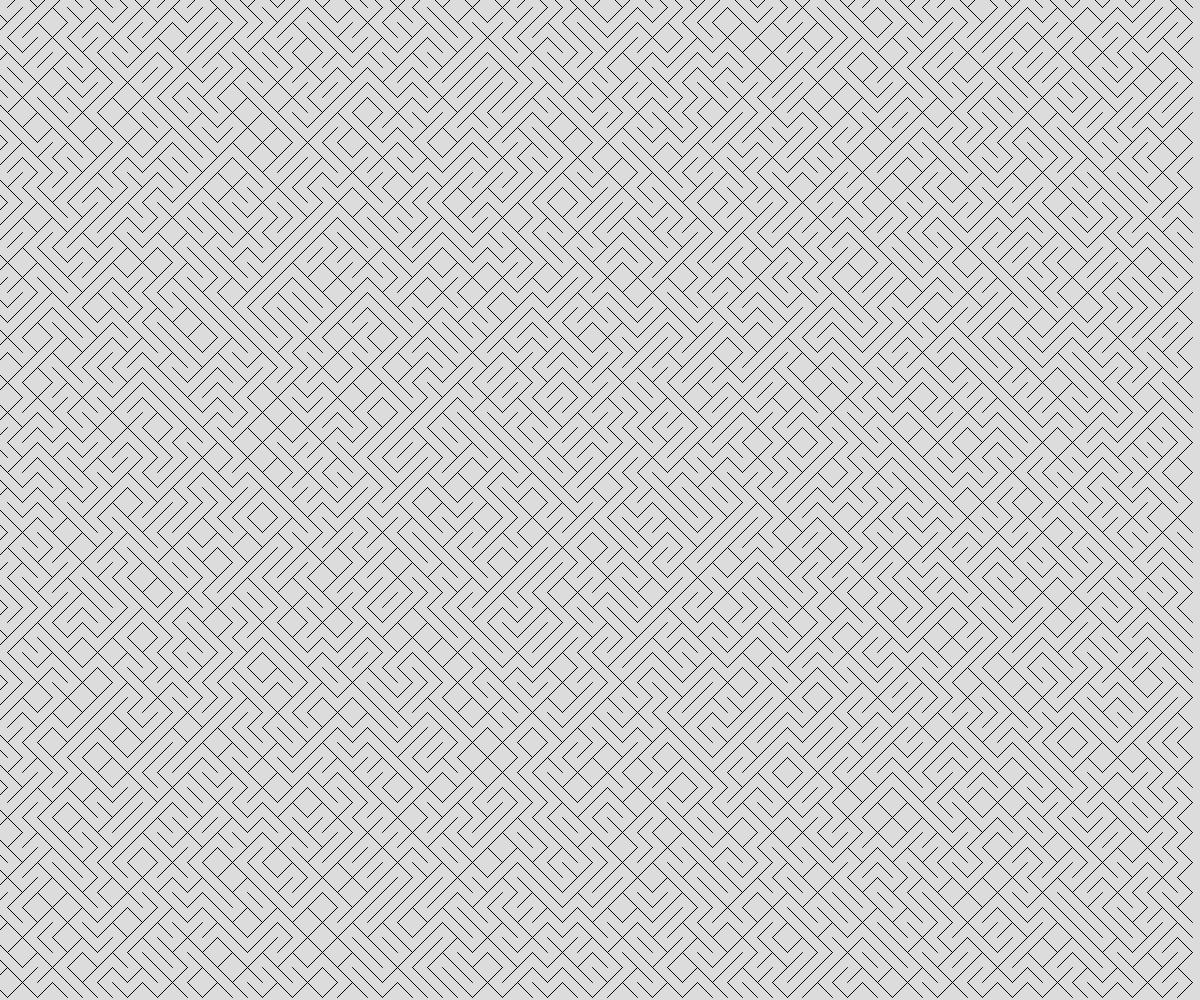
Frame 1 (no input)
Frame 60 (no input): identical to frame 1, image omitted
Frame 120 (the mouse pressed at the canvas centre since frame 60): identical to frame 1, image omitted

The p5.js sketch that drew this single still picture (run headless with seeded random() and noise() and a simulated clock; from frame 60 on, the mouse is pressed at the canvas centre):

// p5.js sketch
// ── sketch.js
// Generative Art
// Cherry Gupta
// October 4, 2024
//


const TILE_SIZE = 15;
let tileArray = [];


function setup() {
  createCanvas(windowWidth, windowHeight);
  for (let x = 0; x< width; x+= TILE_SIZE){
    for (let y = 0; y < height; y += TILE_SIZE){
      let someTile = spawnTile(x, y);
      tileArray.push(someTile);
    }
  }

}

function draw() {
  background(220);
  for (let  myTile of tileArray)

  // display TIle
  line(myTile.x1, myTile.y1, myTile.x2, myTile.y2);

}

function spawnTile(x, y){
  let tile;
  let choice = random(100);

  if (choice < 50){
    tile = {
      x1: x - TILE_SIZE/2,
      y1: y - TILE_SIZE/2,
      x2: x + TILE_SIZE/2,
      y2: y + TILE_SIZE/2,
    };
  }

  else {
    tile = {
      x1: x - TILE_SIZE/2,
      y1: y + TILE_SIZE/2,
      x2: x + TILE_SIZE/2,
      y2: y - TILE_SIZE/2,
    };

  }
  

  return tile;
}
